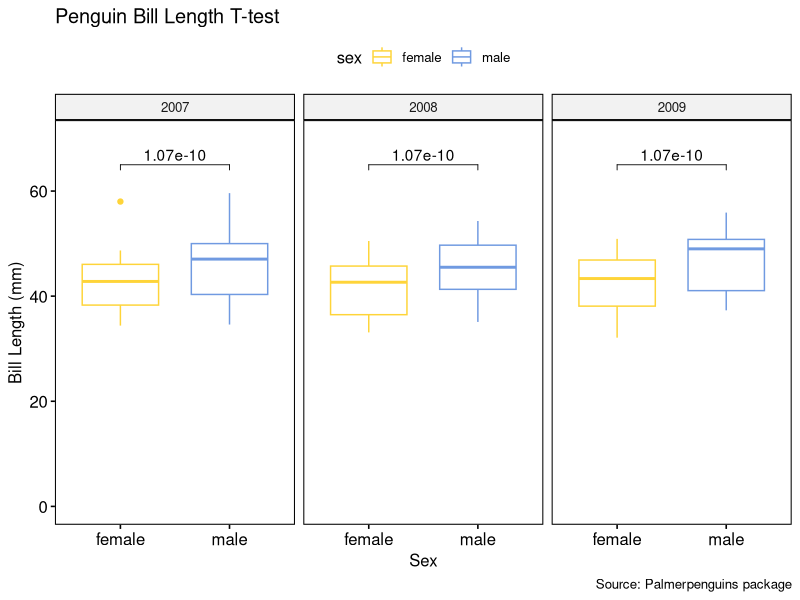
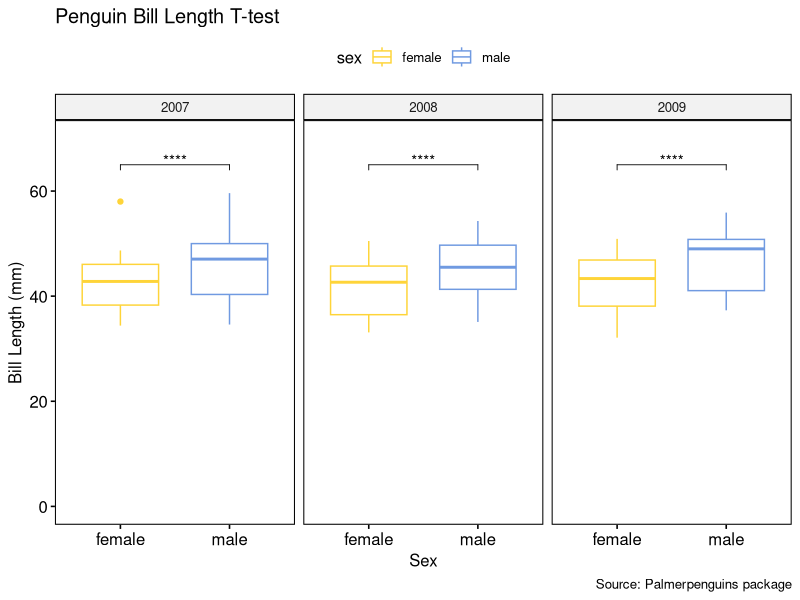
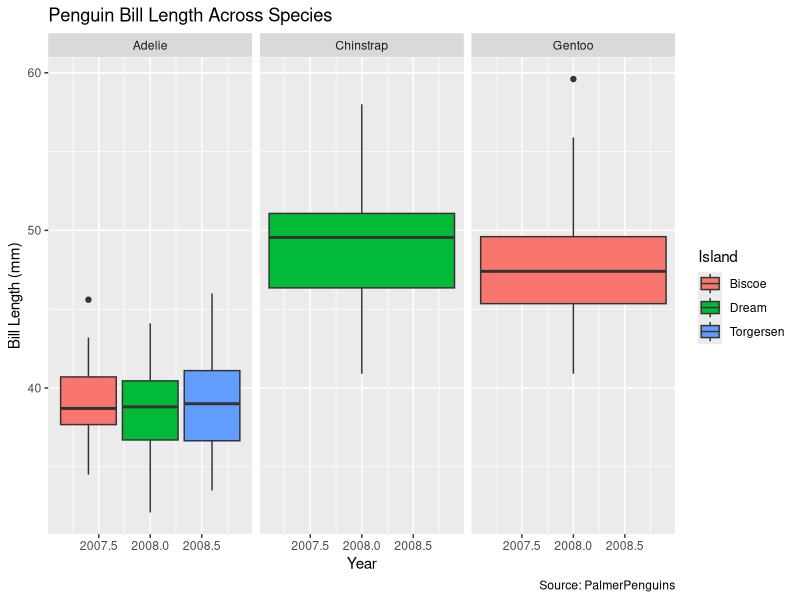
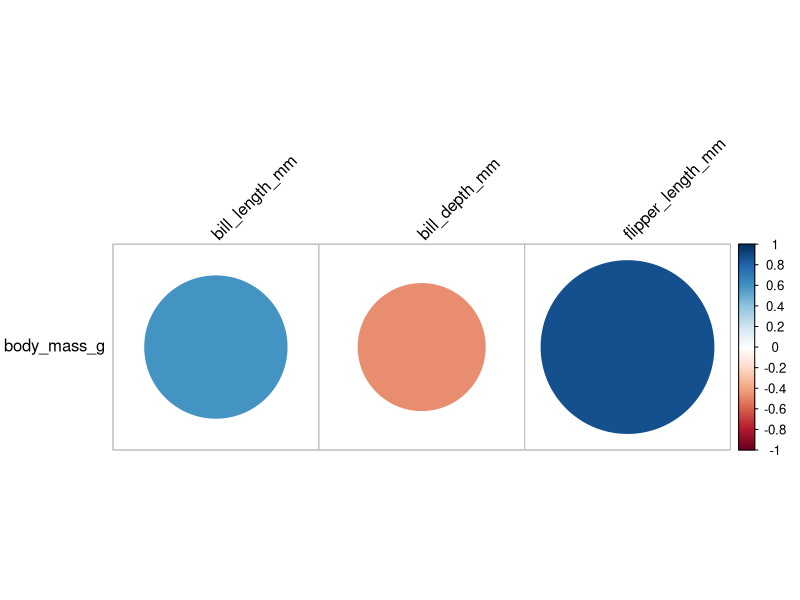

Here is the R script that generated these plots, in order:
## ---- chunk 1
knitr::opts_chunk$set(echo = TRUE, message = FALSE, warning = FALSE, fig.path = "../Output/")
## ---- chunk 2
library(tidyverse)
library(rstatix)
library(here)
library(ggplot2)
library(palmerpenguins)
library(ggpubr)
## ---- chunk 3
#Full summary statistics
fullsum_penguins <- penguins %>% 
  get_summary_stats(year)
fullsum_penguins

#Grouped data summary statistics ; showing only common summary
groupsum_penguins <- penguins %>% 
  group_by(bill_length_mm, bill_depth_mm) %>% 
  get_summary_stats(year, type = "common")
groupsum_penguins

#Robust summary statistics
robustsum_penguins <- penguins %>% 
  get_summary_stats(year, type = "robust")
robustsum_penguins
#Summary statistics of only the mean and sd
meansdsum_penguins <- penguins %>% 
  get_summary_stats(year, type = "mean_sd")
meansdsum_penguins
## ---- chunk 4
#Outlier of palmer penguin data for bill length (mm) 
outliers1 <- penguins %>%
  group_by(species)%>%
  identify_outliers(bill_length_mm)
view(outliers1)

#Outlier of palmer penguin data for bill depth (mm)
outliers2 <- penguins %>%
  group_by(species)%>%
  identify_outliers(bill_depth_mm)
view(outliers2)
## ---- chunk 5
#Shapiro test function
normality <- penguins %>%
  group_by(species) %>%
  shapiro_test(bill_length_mm, bill_depth_mm, body_mass_g, flipper_length_mm)
view(normality)

## ---- chunk 6
## one-sample t-test
t_test1 <- penguins %>% 
  t_test(bill_length_mm ~ 1, mu = 0)
view(t_test1)

## two-samples paired t_test
t_test2 <- penguins %>% 
  t_test(bill_length_mm ~ sex) 
view(t_test2)

## How would you compute an unpaired t-test? Discuss with your neighbor
## ---- chunk 7
## First we need to install load the ggpubr package
## Next step is to remove any unwanted NAs from data and plot, so we need to have a clean data set
penguins_clean1 <- penguins %>% 
  drop_na(sex)  ### dropping NAs from the sex column ###
view(penguins_clean1)

## t-test plot with brackets
ggboxplot(penguins_clean1, x = "sex", y = "bill_length_mm", 
          color = "sex", palette = "simpsons", 
          facet.by = "year", ylim = c(0,70)) +
  stat_pvalue_manual(t_test2, label = "p", y.position = 65) + 
  labs(title = "Penguin Bill Length T-test", 
       x = "Sex", y = "Bill Length (mm)", 
       caption = "Source: Palmerpenguins package")
  ### to remove brackets, use "remove.bracket = TRUE" within the stat_pvalue_manual function
## ---- chunk 8
## t-test plot that shows significance 
ggboxplot(penguins_clean1, x = "sex", y = "bill_length_mm", 
          color = "sex", palette = "simpsons", 
          facet.by = "year", ylim = c(0,70)) +
  stat_pvalue_manual(t_test2, label = "p.adj.signif", y.position = 65) +
  labs(title = "Penguin Bill Length T-test", 
       x = "Sex", y = "Bill Length (mm)", 
       caption = "Source: Palmerpenguins package")
  ### changes label from "p" to "p.adj.signif" ###
## ---- chunk 9
penguin_clean <- penguins %>% 
  drop_na()

#t-test effect size for one sample
effect_one <- penguins %>% 
  cohens_d(bill_length_mm ~ 1, mu = 0)
effect_one

#T-test effect size for two independent samples
effect_two <-penguin_clean %>% 
  cohens_d(bill_length_mm ~ sex, var.equal = TRUE) 
effect_two
## ---- chunk 10
#for ANOVA testing, it is best to not have any NAs in the data
penguins_clean <- penguins %>%
  drop_na() 

#one-way ANOVA
#variable: bill length
#can get anova table in the console by using get_anova_table
#objecting the test helps to open the anova table in a new tab
one_way_pens <-penguins_clean %>%
  anova_test(year ~ bill_length_mm)
get_anova_table(one_way_pens, correction = "none")


#grouped one-way ANOVA
#grouping by species
group_anova <- penguins_clean %>%
  group_by(species) %>%
  anova_test(year ~ bill_length_mm)
get_anova_table(group_anova)


#two-way ANOVA
#two variables: bill length and depth
two_way_pens <- penguins_clean %>%
  anova_test(year ~ bill_length_mm*bill_depth_mm)
get_anova_table(two_way_pens, correction = "none")


#grouped two-way ANOVA
group_twopens <- penguins_clean %>%
  group_by(species) %>%
  anova_test(year ~ bill_length_mm*bill_depth_mm)
get_anova_table(group_twopens)
## ---- chunk 11
ggplot() +
  geom_boxplot(penguins_clean, mapping = aes(x = year, y = bill_length_mm, fill = island )) +
  facet_wrap(~species) +
  labs(title = "Penguin Bill Length Across Species",
       x = "Year",
       y = "Bill Length (mm)",
       fill = "Island",
       caption = "Source: PalmerPenguins") 
## ---- chunk 12
#again using a dataset where we dropped the NAs -> penguins_clean

corpens <-penguins_clean %>%
  cor_test(bill_length_mm, method = "pearson")
view(corpens)

#can group by species
corgroup <- penguins_clean %>%
  group_by(species) %>%
  cor_test(bill_length_mm, bill_depth_mm, method = "pearson")
view(corgroup)

## ---- chunk 13
data <- penguins_clean %>%
  select(species, bill_length_mm, bill_depth_mm, flipper_length_mm, body_mass_g)
view(data)

cordata <- data %>% cor_test(body_mass_g, method = "pearson")
cordata

cormatpens <- data %>% 
  cor_mat(body_mass_g, method = "pearson") %>%
  cor_plot()
view(cormatpens)
